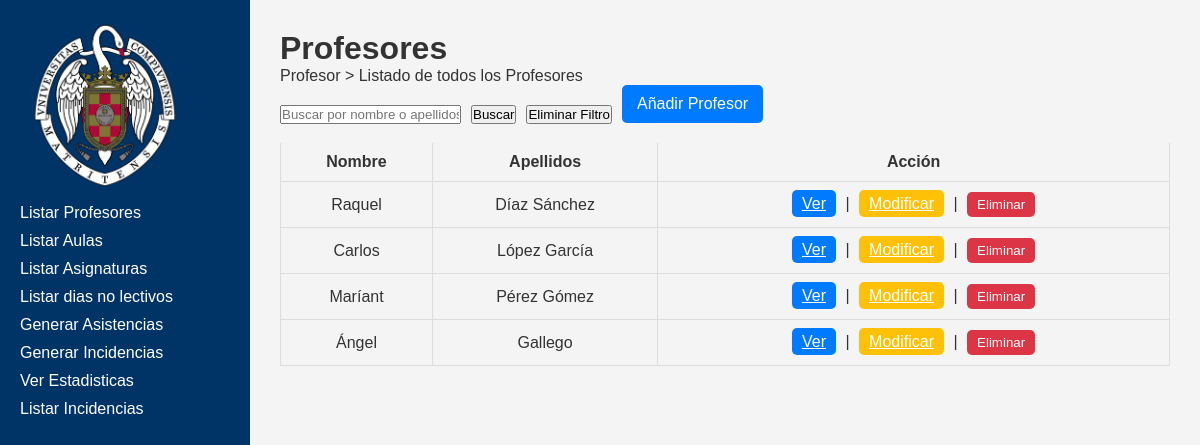
/ListadoProfesores.php, run on the app's committed database.
### tables this page shows
CREATE TABLE `profesores` (
  `id` int(11) NOT NULL,
  `nombre` varchar(50) NOT NULL,
  `apellidos` varchar(100) NOT NULL,
  `CorreoPropio` varchar(100) DEFAULT NULL,
  `departamento_id` int(11) DEFAULT NULL
);

### ListadoProfesores.php (the view, shortened to what this page needs)
<!DOCTYPE html>
<html lang="es">
<head>
    <link rel="stylesheet" href="styles.css">
</head>
<body>
     <?php include("php/sidebar.php"); ?>
    <div class="main-content">
        <h1>Profesores</h1>
        <p>Profesor > Listado de todos los Profesores</p>
        <form method="GET" action="" style="display: flex; gap: 10px; align-items: center;">
            <input type="text" name="search" placeholder="Buscar por nombre o apellidos" value="<?php echo isset($_GET['search']) ? htmlspecialchars($_GET['search']) : ''; ?>">
            <button type="submit">Buscar</button>
            <button type="button" onclick="window.location.href='ListadoProfesores.php'">Eliminar Filtro</button>
            <a href="AgregarProfesor.php" class="add-btn">Añadir Profesor</a>
        </form>
        <table>
            <thead>
                <tr>
                    <th>Nombre</th>
                    <th>Apellidos</th>
                    <th>Acción</th>
                </tr>
            </thead>
            <tbody>
                <?php
                include("php/conexion.php");
                $query = "SELECT * FROM profesores";
                $result = $conn->query($query);
                if ($result && $result->num_rows > 0) {
                    while ($row = $result->fetch_assoc()) {
                        echo "<tr>";
                        echo "<td>" . htmlspecialchars($row['nombre']) . "</td>";
                        echo "<td>" . htmlspecialchars($row['apellidos']) . "</td>";
                        echo "<td>";
                        echo "<a href='VerDatosProfesor.php?id=" . htmlspecialchars($row['id']) . "' class='view-btn'>Ver</a>";
                        echo " | ";
                        echo "<a href='ModificarProfesor.php?id=" . htmlspecialchars($row['id']) . "' class='edit-btn'>Modificar</a>";
                        echo " | ";
                        echo "<button onclick='confirmarEliminacion(" . htmlspecialchars($row['id']) . ")' class='delete-btn'>Eliminar</button>";
                        echo "</td>";
                        echo "</tr>";
                    }
                } else {
                    echo "<tr><td colspan='3'>No se encontraron resultados.</td></tr>";
                }
                ?>
            </tbody>
        </table>
    </div>
</body>
</html>

### styles.css (style rules this page uses)
* { margin: 0; padding: 0; box-sizing: border-box; }
body { font-family: Arial, sans-serif; color: #333; height: 100vh; display: flex; }
.main-content { flex-grow: 1; background-color: #f4f4f4; padding: 30px; }
table { width: 100%; border-collapse: collapse; }
table th, table td { text-align: center; padding: 10px; border-bottom: 1px solid #ddd; border-left: 1px solid #ddd; border-right: 1px solid #ddd; }
table th { background-color: #f4f4f4; }
.view-btn, .edit-btn, .delete-btn { background-color: #007bff; color: white; border: none; padding: 5px 10px; margin: 0 5px; border-radius: 5px; cursor: pointer; }
.edit-btn { background-color: #ffc107; }
.delete-btn { background-color: #dc3545; }
.add-btn { display: inline-block; margin-bottom: 20px; padding: 10px 15px; background-color: #007bff; color: white; text-decoration: none; border-radius: 5px; }

### data on the page
profesores: nombre "Raquel", apellidos "Díaz Sánchez"
profesores: nombre "Carlos", apellidos "López García"
profesores: nombre "Maríant", apellidos "Pérez Gómez"
profesores: nombre "Ángel", apellidos "Gallego"
